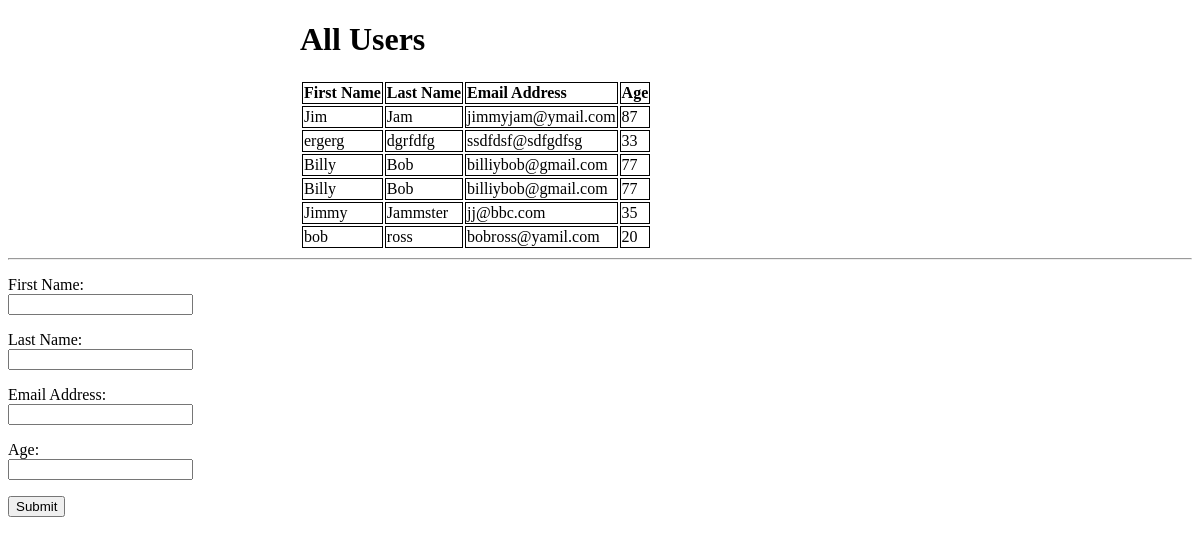
Before: / with the older database file.
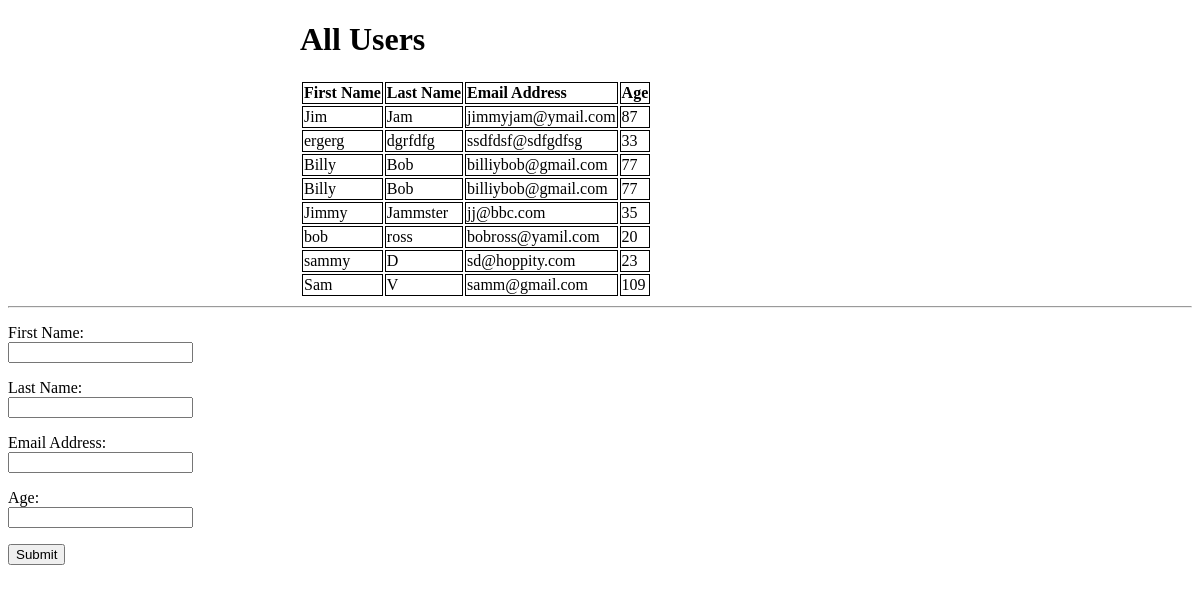
After: the same page with the newer database file.
### userstemplates_app/models.py (models this page shows, shortened)
class User(models.Model):
    first_name = models.CharField(max_length=255)
    last_name = models.CharField(max_length=255)
    email = models.CharField(max_length=255)
    age = models.IntegerField()
    created_at = models.DateTimeField(auto_now_add=True)
    updated_at = models.DateTimeField(auto_now=True)

### userstemplates_app/views.py (the view)
# urls.py: path('', views.index),
def index(request):
    context = {
    	"all_the_users": User.objects.all()
    }
    return render(request, "index.html", context)

### userstemplates_app/templates/index.html (shortened to what this page needs)
<!doctype html>
<html lang="en">
<head>
    {% load static %}
    <link rel="stylesheet" href="{% static 'css/style.css' %}">
</head>
<body>
    <div class='datatable'>
        <h1 class='user'>All Users</h1>
        <table>
            <tr class='firstrow'>
                <td>First Name</td>
                <td>Last Name</td>
                <td>Email Address</td>
                <td>Age</td>
            </tr>
            {% for user in all_the_users %}
            <tr>
                <td>{{user.first_name}}</td>
                <td>{{user.last_name}}</td>
                <td>{{user.email}}</td>
                <td>{{user.age }}</td>
            </tr>
            {% endfor %}
        </table>
    </div>
    <hr>
    <div class='dataform'>
        <form class='user' action="/process_user" method="post">
            <p>First Name: <input name="first_name" type="text"></p>
            <p>Last Name: <input name="last_name" type="text"></p>
            <p>Email Address: <input name="email" type="text"></p>
            <p>Age: <input name="age" type="text"></p>
            <button name="submit">Submit</button>
        </form>
    </div>
</body>
</html>

Changed rows visible on the page:
added User: first_name "sammy", last_name "D", email "sd@hoppity.com", age "23"
added User: first_name "Sam", last_name "V", email "samm@gmail.com", age "109"
